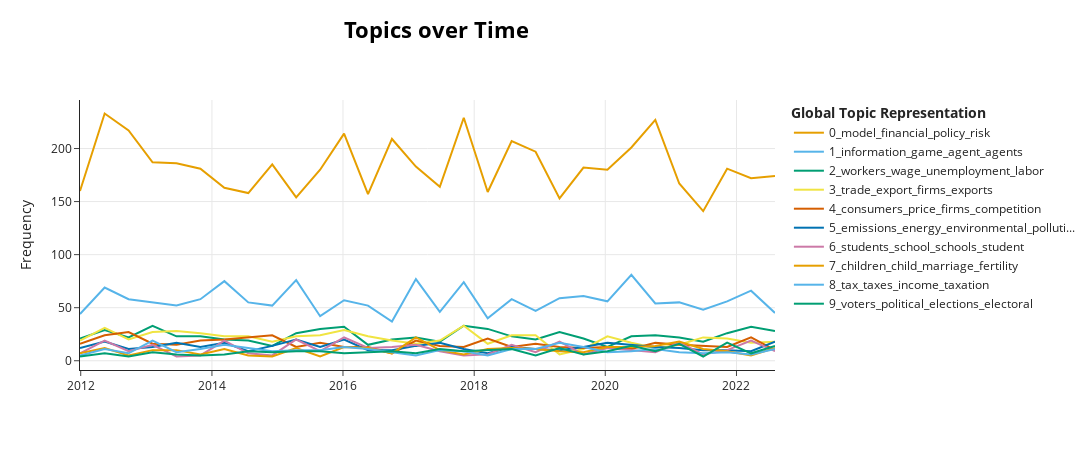

The notebook cell this image was saved under:
### Code cell
topic_model.visualize_topics_over_time(topics_over_time, topics=[0,1,2,3,4,5,6,7,8,9])

### Figure 1 — Plotly figure (JSON) as saved in the notebook; plotly's stock layout.template omitted (floating-point values rounded to 4 significant figures)
{"data": [{"hoverinfo": "text", "hovertext": ["<b>Topic 0</b><br>Words: financial, model, risk, press, oxford", "<b>Topic 0</b><br>Words: financial, model, risk, press, oxford", "<b>Topic 0</b><br>Words: financial, model, risk, paper, stock", "<b>Topic 0</b><br>Words: financial, model, risk, policy, rate", "<b>Topic 0</b><br>Words: model, financial, shocks, risk, market", "<b>Topic 0</b><br>Words: model, financial, volatility, paper, risk", "<b>Topic 0</b><br>Words: model, financial, debt, risk, monetary", "<b>Topic 0</b><br>Words: model, financial, shocks, policy, monetary", "<b>Topic 0</b><br>Words: financial, model, banks, inflation, policy", "<b>Topic 0</b><br>Words: model, financial, risk, inflation, models", "<b>Topic 0</b><br>Words: model, financial, policy, risk, shocks", "<b>Topic 0</b><br>Words: model, financial, policy, debt, shocks", "<b>Topic 0</b><br>Words: financial, banks, model, market, risk", "<b>Topic 0</b><br>Words: financial, model, policy, inflation, debt", "<b>Topic 0</b><br>Words: model, financial, policy, debt, inflation", "<b>Topic 0</b><br>Words: financial, model, banks, shocks, risk", "<b>Topic 0</b><br>Words: model, financial, risk, policy, market", "<b>Topic 0</b><br>Words: financial, model, market, policy, credit", "<b>Topic 0</b><br>Words: model, shocks, policy, monetary, financial", "<b>Topic 0</b><br>Words: model, financial, policy, shocks, rate", "<b>Topic 0</b><br>Words: financial, risk, shocks, model, policy", "<b>Topic 0</b><br>Words: model, risk, debt, financial, policy", "<b>Topic 0</b><br>Words: model, financial, policy, monetary, inflation", "<b>Topic 0</b><br>Words: model, policy, monetary, risk, financial", "<b>Topic 0</b><br>Words: model, financial, policy, shocks, monetary", "<b>Topic 0</b><br>Words: model, financial, policy, market, debt", "<b>Topic 0</b><br>Words: model, policy, financial, bank, banks", "<b>Topic 0</b><br>Words: model, financial, policy, shocks, monetary", "<b>Topic 0</b><br>Words: model, monetary, shocks, policy, banks", "<b>Topic 0</b><br>Words: model, credit, debt, monetary, risk"], "marker": {"color": "#E69F00"}, "mode": "lines", "name": "0_model_financial_policy_risk", "type": "scatter", "x": ["2011-12-27T23:58:33.600000", "2012-05-13T08:48:00", "2012-09-23T17:36:00", "2013-02-04T02:24:00", "2013-06-17T11:12:00", "2013-10-28T20:00:00", "2014-03-11T04:48:00", "2014-07-22T13:36:00", "2014-12-02T22:24:00", "2015-04-15T07:12:00", "2015-08-26T16:00:00", "2016-01-07T00:48:00", "2016-05-19T09:36:00", "2016-09-29T18:24:00", "2017-02-10T03:12:00", "2017-06-23T12:00:00", "2017-11-03T20:48:00", "2018-03-17T05:36:00", "2018-07-28T14:24:00", "2018-12-08T23:12:00", "2019-04-21T08:00:00", "2019-09-01T16:48:00", "2020-01-13T01:36:00", "2020-05-25T10:24:00", "2020-10-05T19:12:00", "2021-02-16T04:00:00", "2021-06-29T12:48:00", "2021-11-09T21:36:00", "2022-03-23T06:24:00", "2022-08-03T15:12:00"], "y": [160, 233, 217, 187, 186, 181, 163, 158, 185, 154, 180, 214, 157, 209, 183, 164, 229, 159, 207, 197, 153, 182, 180, 201, 227, 167, 141, 181, 172, 174]}, {"hoverinfo": "text", "hovertext": ["<b>Topic 1</b><br>Words: games, players, agent, subjects, utility", "<b>Topic 1</b><br>Words: game, information, agents, agent, equilibrium", "<b>Topic 1</b><br>Words: game, agent, players, agents, equilibrium", "<b>Topic 1</b><br>Words: preferences, risk, information, utility, choice", "<b>Topic 1</b><br>Words: theory, utility, game, social, equilibrium", "<b>Topic 1</b><br>Words: agent, game, subjects, choice, equilibrium", "<b>Topic 1</b><br>Words: game, social, behavior, equilibrium, choice", "<b>Topic 1</b><br>Words: utility, agents, preferences, information, risk", "<b>Topic 1</b><br>Words: agent, contract, information, social, behavior", "<b>Topic 1</b><br>Words: subjects, players, game, equilibrium, utility", "<b>Topic 1</b><br>Words: preferences, agents, subjects, social, experiment", "<b>Topic 1</b><br>Words: games, information, players, agents, game", "<b>Topic 1</b><br>Words: agent, game, subjects, players, preferences", "<b>Topic 1</b><br>Words: social, agent, subjects, agents, show", "<b>Topic 1</b><br>Words: agent, information, preferences, auction, players", "<b>Topic 1</b><br>Words: agent, agents, behavior, utility, equilibrium", "<b>Topic 1</b><br>Words: agents, preferences, information, equilibrium, utility", "<b>Topic 1</b><br>Words: risk, subjects, games, game, information", "<b>Topic 1</b><br>Words: agent, preferences, show, information, group", "<b>Topic 1</b><br>Words: information, games, game, agent, equilibrium", "<b>Topic 1</b><br>Words: information, preferences, agents, utility, equilibrium", "<b>Topic 1</b><br>Words: information, experiment, game, show, behavior", "<b>Topic 1</b><br>Words: game, equilibrium, players, agents, information", "<b>Topic 1</b><br>Words: equilibrium, preferences, information, players, social", "<b>Topic 1</b><br>Words: agents, agent, information, social, equilibrium", "<b>Topic 1</b><br>Words: information, agent, agents, preferences, equilibrium", "<b>Topic 1</b><br>Words: information, subjects, game, decision, equilibrium", "<b>Topic 1</b><br>Words: information, agents, agent, auction, equilibrium", "<b>Topic 1</b><br>Words: preferences, show, game, equilibrium, information", "<b>Topic 1</b><br>Words: behavior, preferences, information, subjects, games"], "marker": {"color": "#56B4E9"}, "mode": "lines", "name": "1_information_game_agent_agents", "type": "scatter", "x": ["2011-12-27T23:58:33.600000", "2012-05-13T08:48:00", "2012-09-23T17:36:00", "2013-02-04T02:24:00", "2013-06-17T11:12:00", "2013-10-28T20:00:00", "2014-03-11T04:48:00", "2014-07-22T13:36:00", "2014-12-02T22:24:00", "2015-04-15T07:12:00", "2015-08-26T16:00:00", "2016-01-07T00:48:00", "2016-05-19T09:36:00", "2016-09-29T18:24:00", "2017-02-10T03:12:00", "2017-06-23T12:00:00", "2017-11-03T20:48:00", "2018-03-17T05:36:00", "2018-07-28T14:24:00", "2018-12-08T23:12:00", "2019-04-21T08:00:00", "2019-09-01T16:48:00", "2020-01-13T01:36:00", "2020-05-25T10:24:00", "2020-10-05T19:12:00", "2021-02-16T04:00:00", "2021-06-29T12:48:00", "2021-11-09T21:36:00", "2022-03-23T06:24:00", "2022-08-03T15:12:00"], "y": [44, 69, 58, 55, 52, 58, 75, 55, 52, 76, 42, 57, 52, 37, 77, 46, 74, 40, 58, 47, 59, 61, 56, 81, 54, 55, 48, 56, 66, 45]}, {"hoverinfo": "text", "hovertext": ["<b>Topic 2</b><br>Words: workers, wage, unemployment, labor, wages", "<b>Topic 2</b><br>Words: wage, workers, labor, unemployment, job", "<b>Topic 2</b><br>Words: workers, wage, job, wages, employment", "<b>Topic 2</b><br>Words: wage, workers, labor, job, wages", "<b>Topic 2</b><br>Words: wage, workers, labor, unemployment, wages", "<b>Topic 2</b><br>Words: workers, wage, labor, unemployment, employment", "<b>Topic 2</b><br>Words: wage, workers, labor, unemployment, wages", "<b>Topic 2</b><br>Words: workers, wage, unemployment, job, worker", "<b>Topic 2</b><br>Words: unemployment, workers, wage, search, job", "<b>Topic 2</b><br>Words: workers, unemployment, labor, wage, job", "<b>Topic 2</b><br>Words: labor, workers, unemployment, wage, search", "<b>Topic 2</b><br>Words: wage, unemployment, workers, wages, search", "<b>Topic 2</b><br>Words: unemployment, workers, labor, wage, search", "<b>Topic 2</b><br>Words: unemployment, workers, job, wage, labor", "<b>Topic 2</b><br>Words: wage, workers, labor, unemployment, job", "<b>Topic 2</b><br>Words: labor, workers, wage, unemployment, job", "<b>Topic 2</b><br>Words: workers, unemployment, search, labor, wage", "<b>Topic 2</b><br>Words: unemployment, workers, labor, job, wage", "<b>Topic 2</b><br>Words: wage, workers, job, labor, wages", "<b>Topic 2</b><br>Words: wage, unemployment, labor, employment, workers", "<b>Topic 2</b><br>Words: wage, job, workers, unemployment, employment", "<b>Topic 2</b><br>Words: workers, wage, labor, unemployment, employment", "<b>Topic 2</b><br>Words: workers, wage, employment, unemployment, job", "<b>Topic 2</b><br>Words: workers, wage, unemployment, job, labor", "<b>Topic 2</b><br>Words: unemployment, workers, labor, wage, job", "<b>Topic 2</b><br>Words: wage, workers, job, labor, employment", "<b>Topic 2</b><br>Words: workers, labor, unemployment, wage, employment", "<b>Topic 2</b><br>Words: wage, workers, wages, labor, employment", "<b>Topic 2</b><br>Words: workers, job, unemployment, search, wage", "<b>Topic 2</b><br>Words: labor, workers, wage, job, unemployment"], "marker": {"color": "#009E73"}, "mode": "lines", "name": "2_workers_wage_unemployment_labor", "type": "scatter", "x": ["2011-12-27T23:58:33.600000", "2012-05-13T08:48:00", "2012-09-23T17:36:00", "2013-02-04T02:24:00", "2013-06-17T11:12:00", "2013-10-28T20:00:00", "2014-03-11T04:48:00", "2014-07-22T13:36:00", "2014-12-02T22:24:00", "2015-04-15T07:12:00", "2015-08-26T16:00:00", "2016-01-07T00:48:00", "2016-05-19T09:36:00", "2016-09-29T18:24:00", "2017-02-10T03:12:00", "2017-06-23T12:00:00", "2017-11-03T20:48:00", "2018-03-17T05:36:00", "2018-07-28T14:24:00", "2018-12-08T23:12:00", "2019-04-21T08:00:00", "2019-09-01T16:48:00", "2020-01-13T01:36:00", "2020-05-25T10:24:00", "2020-10-05T19:12:00", "2021-02-16T04:00:00", "2021-06-29T12:48:00", "2021-11-09T21:36:00", "2022-03-23T06:24:00", "2022-08-03T15:12:00"], "y": [21, 29, 22, 33, 23, 23, 20, 19, 14, 26, 30, 32, 15, 20, 22, 18, 33, 30, 23, 20, 27, 21, 13, 23, 24, 22, 18, 26, 32, 28]}, {"hoverinfo": "text", "hovertext": ["<b>Topic 3</b><br>Words: trade, export, firms, exports, countries", "<b>Topic 3</b><br>Words: trade, export, countries, distance, firms", "<b>Topic 3</b><br>Words: trade, tariff, liberalization, firms, export", "<b>Topic 3</b><br>Words: trade, export, import, costs, firms", "<b>Topic 3</b><br>Words: trade, firms, countries, exports, export", "<b>Topic 3</b><br>Words: trade, countries, export, exports, exporters", "<b>Topic 3</b><br>Words: trade, export, firms, exports, countries", "<b>Topic 3</b><br>Words: trade, export, firms, model, exports", "<b>Topic 3</b><br>Words: trade, export, firms, welfare, countries", "<b>Topic 3</b><br>Words: trade, export, firms, exports, countries", "<b>Topic 3</b><br>Words: trade, export, costs, exports, firms", "<b>Topic 3</b><br>Words: trade, export, goods, firms, tariff", "<b>Topic 3</b><br>Words: trade, export, exporters, exports, firms", "<b>Topic 3</b><br>Words: trade, tariff, exports, export, tariffs", "<b>Topic 3</b><br>Words: trade, export, foreign, firms, exports", "<b>Topic 3</b><br>Words: trade, export, tariff, firms, tariffs", "<b>Topic 3</b><br>Words: trade, firms, export, quality, countries", "<b>Topic 3</b><br>Words: trade, ttip, nontariff, export, countries", "<b>Topic 3</b><br>Words: trade, export, firms, exports, countries", "<b>Topic 3</b><br>Words: trade, firms, export, exports, costs", "<b>Topic 3</b><br>Words: trade, quality, export, firm, internet", "<b>Topic 3</b><br>Words: trade, countries, export, firms, firm", "<b>Topic 3</b><br>Words: trade, firms, services, tariffs, exports", "<b>Topic 3</b><br>Words: trade, export, wto, exports, firms", "<b>Topic 3</b><br>Words: trade, export, firms, fdi, ta", "<b>Topic 3</b><br>Words: trade, export, firms, exports, model", "<b>Topic 3</b><br>Words: trade, export, firms, exporting, tariff", "<b>Topic 3</b><br>Words: trade, export, exports, firms, countries", "<b>Topic 3</b><br>Words: trade, firms, export, costs, tpu", "<b>Topic 3</b><br>Words: trade, export, products, firms, countries"], "marker": {"color": "#F0E442"}, "mode": "lines", "name": "3_trade_export_firms_exports", "type": "scatter", "x": ["2011-12-27T23:58:33.600000", "2012-05-13T08:48:00", "2012-09-23T17:36:00", "2013-02-04T02:24:00", "2013-06-17T11:12:00", "2013-10-28T20:00:00", "2014-03-11T04:48:00", "2014-07-22T13:36:00", "2014-12-02T22:24:00", "2015-04-15T07:12:00", "2015-08-26T16:00:00", "2016-01-07T00:48:00", "2016-05-19T09:36:00", "2016-09-29T18:24:00", "2017-02-10T03:12:00", "2017-06-23T12:00:00", "2017-11-03T20:48:00", "2018-03-17T05:36:00", "2018-07-28T14:24:00", "2018-12-08T23:12:00", "2019-04-21T08:00:00", "2019-09-01T16:48:00", "2020-01-13T01:36:00", "2020-05-25T10:24:00", "2020-10-05T19:12:00", "2021-02-16T04:00:00", "2021-06-29T12:48:00", "2021-11-09T21:36:00", "2022-03-23T06:24:00", "2022-08-03T15:12:00"], "y": [19, 31, 20, 27, 28, 26, 23, 23, 18, 23, 24, 29, 23, 19, 16, 19, 33, 16, 24, 24, 6, 11, 23, 17, 12, 15, 22, 21, 17, 18]}, {"hoverinfo": "text", "hovertext": ["<b>Topic 4</b><br>Words: price, consumers, consumer, product, demand", "<b>Topic 4</b><br>Words: consumers, price, firms, equilibrium, prices", "<b>Topic 4</b><br>Words: merger, firms, competition, price, manufacturer", "<b>Topic 4</b><br>Words: consumers, demand, firms, mergers, firm", "<b>Topic 4</b><br>Words: piracy, customers, customization, competition, firms", "<b>Topic 4</b><br>Words: price, manufacturer, retailers, consumers, firms", "<b>Topic 4</b><br>Words: price, competition, consumers, transshipment, firms", "<b>Topic 4</b><br>Words: consumers, firms, price, market, cartel", "<b>Topic 4</b><br>Words: consumers, price, prices, firms, competition", "<b>Topic 4</b><br>Words: privatization, consumer, consumers, price, prices", "<b>Topic 4</b><br>Words: consumers, market, price, firms, competition", "<b>Topic 4</b><br>Words: consumers, price, quality, market, firms", "<b>Topic 4</b><br>Words: price, consumers, competition, market, exclusive", "<b>Topic 4</b><br>Words: pirate, attacks, vertical, unsuccessful, financialmarket", "<b>Topic 4</b><br>Words: consumers, product, products, market, firms", "<b>Topic 4</b><br>Words: merger, consumers, price, search, firms", "<b>Topic 4</b><br>Words: consumers, competition, advertising, market, price", "<b>Topic 4</b><br>Words: competition, product, price, prices, entry", "<b>Topic 4</b><br>Words: price, ancillary, competition, consumers, good", "<b>Topic 4</b><br>Words: price, firms, consumers, firm, downstream", "<b>Topic 4</b><br>Words: consumers, cartels, search, competition, market", "<b>Topic 4</b><br>Words: price, dos, buyer, flash, mergers", "<b>Topic 4</b><br>Words: consumer, price, firms, beliefs, firm", "<b>Topic 4</b><br>Words: vertical, consumers, platform, firm, restaurants", "<b>Topic 4</b><br>Words: consumers, price, collusion, platform, mergers", "<b>Topic 4</b><br>Words: consumers, price, equilibrium, firms, seller", "<b>Topic 4</b><br>Words: price, consumers, dealers, firms, consumer", "<b>Topic 4</b><br>Words: consumers, competition, firms, price, consumer", "<b>Topic 4</b><br>Words: consumers, welfare, competition, market, price", "<b>Topic 4</b><br>Words: compatibility, acquirer, price, product, mergers"], "marker": {"color": "#D55E00"}, "mode": "lines", "name": "4_consumers_price_firms_competition", "type": "scatter", "x": ["2011-12-27T23:58:33.600000", "2012-05-13T08:48:00", "2012-09-23T17:36:00", "2013-02-04T02:24:00", "2013-06-17T11:12:00", "2013-10-28T20:00:00", "2014-03-11T04:48:00", "2014-07-22T13:36:00", "2014-12-02T22:24:00", "2015-04-15T07:12:00", "2015-08-26T16:00:00", "2016-01-07T00:48:00", "2016-05-19T09:36:00", "2016-09-29T18:24:00", "2017-02-10T03:12:00", "2017-06-23T12:00:00", "2017-11-03T20:48:00", "2018-03-17T05:36:00", "2018-07-28T14:24:00", "2018-12-08T23:12:00", "2019-04-21T08:00:00", "2019-09-01T16:48:00", "2020-01-13T01:36:00", "2020-05-25T10:24:00", "2020-10-05T19:12:00", "2021-02-16T04:00:00", "2021-06-29T12:48:00", "2021-11-09T21:36:00", "2022-03-23T06:24:00", "2022-08-03T15:12:00"], "y": [16, 24, 27, 16, 15, 19, 20, 22, 24, 13, 17, 13, 13, 7, 19, 14, 13, 21, 13, 16, 13, 12, 13, 11, 17, 15, 14, 13, 22, 10]}, {"hoverinfo": "text", "hovertext": ["<b>Topic 5</b><br>Words: emissions, pollution, energy, mortality, environmental", "<b>Topic 5</b><br>Words: electricity, energy, emissions, environmental, nuclear", "<b>Topic 5</b><br>Words: emissions, energy, vehicle, environmental, deforestation", "<b>Topic 5</b><br>Words: emissions, environmental, gas, leakage, pollution", "<b>Topic 5</b><br>Words: emissions, energy, environmental, carbon, co2", "<b>Topic 5</b><br>Words: energy, environmental, emissions, nonrenewable, emission", "<b>Topic 5</b><br>Words: emissions, energy, carbon, climate, pollution", "<b>Topic 5</b><br>Words: pollution, environmental, air, emissions, water", "<b>Topic 5</b><br>Words: energy, environmental, emissions, carbon, coal", "<b>Topic 5</b><br>Words: energy, environmental, pollution, electricity, carbon", "<b>Topic 5</b><br>Words: energy, pollution, environmental, emissions, carbon", "<b>Topic 5</b><br>Words: emissions, environmental, energy, carbon, pollution", "<b>Topic 5</b><br>Words: environmental, electricity, energy, diesel, emissions", "<b>Topic 5</b><br>Words: environmental, carbon, sustainable, climate, energy", "<b>Topic 5</b><br>Words: energy, emissions, pollution, environmental, fossil", "<b>Topic 5</b><br>Words: energy, emissions, environmental, carbon, electricity", "<b>Topic 5</b><br>Words: energy, carbon, emissions, conservation, environmental", "<b>Topic 5</b><br>Words: environmental, pollution, emissions, ecs, energy", "<b>Topic 5</b><br>Words: energy, emissions, pollution, environmental, climate", "<b>Topic 5</b><br>Words: energy, carbon, emissions, pollution, environmental", "<b>Topic 5</b><br>Words: pollution, environmental, air, carbon, emissions", "<b>Topic 5</b><br>Words: emissions, carbon, energy, environmental, pollution", "<b>Topic 5</b><br>Words: environmental, emissions, energy, carbon, pollution", "<b>Topic 5</b><br>Words: pollution, electricity, emissions, environmental, air", "<b>Topic 5</b><br>Words: environmental, emissions, fuel, pollution, energy", "<b>Topic 5</b><br>Words: environmental, emissions, pollution, energy, gpgs", "<b>Topic 5</b><br>Words: emissions, environmental, carbon, eip, pollution", "<b>Topic 5</b><br>Words: emissions, pollution, environmental, carbon, energy", "<b>Topic 5</b><br>Words: electricity, environmental, agreements, wetland, investments", "<b>Topic 5</b><br>Words: emissions, carbon, energy, pollution, environmental"], "marker": {"color": "#0072B2"}, "mode": "lines", "name": "5_emissions_energy_environmental_polluti...", "type": "scatter", "x": ["2011-12-27T23:58:33.600000", "2012-05-13T08:48:00", "2012-09-23T17:36:00", "2013-02-04T02:24:00", "2013-06-17T11:12:00", "2013-10-28T20:00:00", "2014-03-11T04:48:00", "2014-07-22T13:36:00", "2014-12-02T22:24:00", "2015-04-15T07:12:00", "2015-08-26T16:00:00", "2016-01-07T00:48:00", "2016-05-19T09:36:00", "2016-09-29T18:24:00", "2017-02-10T03:12:00", "2017-06-23T12:00:00", "2017-11-03T20:48:00", "2018-03-17T05:36:00", "2018-07-28T14:24:00", "2018-12-08T23:12:00", "2019-04-21T08:00:00", "2019-09-01T16:48:00", "2020-01-13T01:36:00", "2020-05-25T10:24:00", "2020-10-05T19:12:00", "2021-02-16T04:00:00", "2021-06-29T12:48:00", "2021-11-09T21:36:00", "2022-03-23T06:24:00", "2022-08-03T15:12:00"], "y": [12, 18, 11, 13, 17, 13, 17, 9, 14, 20, 13, 20, 10, 10, 14, 17, 11, 7, 13, 11, 10, 13, 17, 15, 13, 12, 10, 10, 9, 18]}, {"hoverinfo": "text", "hovertext": ["<b>Topic 6</b><br>Words: school, bolsa, grades, grade, students", "<b>Topic 6</b><br>Words: students, school, schools, student, education", "<b>Topic 6</b><br>Words: teachers, school, student, students, schools", "<b>Topic 6</b><br>Words: school, students, schools, education, college", "<b>Topic 6</b><br>Words: school, students, autonomy, ites, student", "<b>Topic 6</b><br>Words: school, schools, students, scores, cronyism", "<b>Topic 6</b><br>Words: students, school, education, schools, college", "<b>Topic 6</b><br>Words: students, college, student, teachers, va", "<b>Topic 6</b><br>Words: students, school, schools, ecfa, treatment", "<b>Topic 6</b><br>Words: students, school, schools, education, student", "<b>Topic 6</b><br>Words: students, student, school, education, schools", "<b>Topic 6</b><br>Words: students, school, student, schools, college", "<b>Topic 6</b><br>Words: students, school, schools, college, education", "<b>Topic 6</b><br>Words: students, school, schools, education, college", "<b>Topic 6</b><br>Words: students, school, schools, college, achievement", "<b>Topic 6</b><br>Words: students, school, admission, schools, teachers", "<b>Topic 6</b><br>Words: school, students, teachers, student, education", "<b>Topic 6</b><br>Words: students, schools, preschools, school, teacher", "<b>Topic 6</b><br>Words: school, student, students, schools, teachers", "<b>Topic 6</b><br>Words: students, school, schools, student, college", "<b>Topic 6</b><br>Words: students, school, schools, education, achievement", "<b>Topic 6</b><br>Words: education, tuition, students, school, aspirations", "<b>Topic 6</b><br>Words: school, students, schools, student, college", "<b>Topic 6</b><br>Words: students, school, schools, program, education", "<b>Topic 6</b><br>Words: school, college, choice, schools, education", "<b>Topic 6</b><br>Words: students, college, schools, school, education", "<b>Topic 6</b><br>Words: school, students, universities, colleges, verbal", "<b>Topic 6</b><br>Words: students, schools, school, applicants, urm", "<b>Topic 6</b><br>Words: students, school, schools, college, student", "<b>Topic 6</b><br>Words: students, school, aspirations, schools, college"], "marker": {"color": "#CC79A7"}, "mode": "lines", "name": "6_students_school_schools_student", "type": "scatter", "x": ["2011-12-27T23:58:33.600000", "2012-05-13T08:48:00", "2012-09-23T17:36:00", "2013-02-04T02:24:00", "2013-06-17T11:12:00", "2013-10-28T20:00:00", "2014-03-11T04:48:00", "2014-07-22T13:36:00", "2014-12-02T22:24:00", "2015-04-15T07:12:00", "2015-08-26T16:00:00", "2016-01-07T00:48:00", "2016-05-19T09:36:00", "2016-09-29T18:24:00", "2017-02-10T03:12:00", "2017-06-23T12:00:00", "2017-11-03T20:48:00", "2018-03-17T05:36:00", "2018-07-28T14:24:00", "2018-12-08T23:12:00", "2019-04-21T08:00:00", "2019-09-01T16:48:00", "2020-01-13T01:36:00", "2020-05-25T10:24:00", "2020-10-05T19:12:00", "2021-02-16T04:00:00", "2021-06-29T12:48:00", "2021-11-09T21:36:00", "2022-03-23T06:24:00", "2022-08-03T15:12:00"], "y": [7, 19, 9, 15, 4, 5, 19, 7, 5, 20, 9, 22, 12, 13, 15, 9, 5, 6, 15, 8, 18, 6, 12, 10, 8, 17, 6, 10, 19, 9]}, {"hoverinfo": "text", "hovertext": ["<b>Topic 7</b><br>Words: children, famine, pill, women, schooling", "<b>Topic 7</b><br>Words: child, children, fertility, labor, women", "<b>Topic 7</b><br>Words: height, cadre, premium, children, college", "<b>Topic 7</b><br>Words: fertility, child, children, health, birth", "<b>Topic 7</b><br>Words: marriage, sisters, child, children, schooling", "<b>Topic 7</b><br>Words: child, children, marriage, schooling, parents", "<b>Topic 7</b><br>Words: children, birth, ocp, women, fertility", "<b>Topic 7</b><br>Words: lefties, infant, righties, children, child", "<b>Topic 7</b><br>Words: adult, children, leave, birth, ages", "<b>Topic 7</b><br>Words: children, marriage, family, women, child", "<b>Topic 7</b><br>Words: fgc, women, health, children, child", "<b>Topic 7</b><br>Words: fertility, marriage, children, women, birth", "<b>Topic 7</b><br>Words: children, child, marriage, women, fertility", "<b>Topic 7</b><br>Words: children, child, cognition, fertility, investments", "<b>Topic 7</b><br>Words: marriage, children, fertility, child, mothers", "<b>Topic 7</b><br>Words: child, fertility, children, birth, onechild", "<b>Topic 7</b><br>Words: women, child, fertility, children, family", "<b>Topic 7</b><br>Words: children, birth, wealth, fertility, childhood", "<b>Topic 7</b><br>Words: fertility, marriage, child, children, daughters", "<b>Topic 7</b><br>Words: women, children, birth, marriage, sex", "<b>Topic 7</b><br>Words: marriage, children, child, women, health", "<b>Topic 7</b><br>Words: women, married, marriage, unmarried, child", "<b>Topic 7</b><br>Words: children, marriage, women, fertility, child", "<b>Topic 7</b><br>Words: child, children, marriage, labor, fertility", "<b>Topic 7</b><br>Words: fertility, child, children, marriage, women", "<b>Topic 7</b><br>Words: children, parents, marriage, women, child", "<b>Topic 7</b><br>Words: marriage, women, fertility, children, leave", "<b>Topic 7</b><br>Words: children, bmi, marriage, child, women", "<b>Topic 7</b><br>Words: fertility, marriage, pupils, program, children", "<b>Topic 7</b><br>Words: children, parenting, child, women, birth"], "marker": {"color": "#E69F00"}, "mode": "lines", "name": "7_children_child_marriage_fertility", "type": "scatter", "x": ["2011-12-27T23:58:33.600000", "2012-05-13T08:48:00", "2012-09-23T17:36:00", "2013-02-04T02:24:00", "2013-06-17T11:12:00", "2013-10-28T20:00:00", "2014-03-11T04:48:00", "2014-07-22T13:36:00", "2014-12-02T22:24:00", "2015-04-15T07:12:00", "2015-08-26T16:00:00", "2016-01-07T00:48:00", "2016-05-19T09:36:00", "2016-09-29T18:24:00", "2017-02-10T03:12:00", "2017-06-23T12:00:00", "2017-11-03T20:48:00", "2018-03-17T05:36:00", "2018-07-28T14:24:00", "2018-12-08T23:12:00", "2019-04-21T08:00:00", "2019-09-01T16:48:00", "2020-01-13T01:36:00", "2020-05-25T10:24:00", "2020-10-05T19:12:00", "2021-02-16T04:00:00", "2021-06-29T12:48:00", "2021-11-09T21:36:00", "2022-03-23T06:24:00", "2022-08-03T15:12:00"], "y": [7, 12, 5, 10, 10, 6, 11, 5, 4, 12, 4, 13, 12, 7, 22, 10, 6, 11, 12, 11, 9, 8, 13, 13, 14, 18, 11, 9, 5, 12]}, {"hoverinfo": "text", "hovertext": ["<b>Topic 8</b><br>Words: tax, mcf, taxes, system, income", "<b>Topic 8</b><br>Words: tax, taxation, taxes, capital, corporate", "<b>Topic 8</b><br>Words: tax, capital, cuts, income, labor", "<b>Topic 8</b><br>Words: tax, taxes, income, taxation, optimal", "<b>Topic 8</b><br>Words: tax, babs, inheritance, optimal, municipalities", "<b>Topic 8</b><br>Words: tax, taxes, income, capital, ssa", "<b>Topic 8</b><br>Words: tax, taxes, income, evasion, taxation", "<b>Topic 8</b><br>Words: tax, taxation, evasion, compliance, taxes", "<b>Topic 8</b><br>Words: tax, avoidance, optimal, taxes, distress", "<b>Topic 8</b><br>Words: tax, taxation, taxes, capital, havens", "<b>Topic 8</b><br>Words: tax, evasion, taxes, capital, losses", "<b>Topic 8</b><br>Words: tax, taxes, evasion, income, revenue", "<b>Topic 8</b><br>Words: tax, taxation, taxes, income, rentseeking", "<b>Topic 8</b><br>Words: tax, inventors, rates, taxes, taxation", "<b>Topic 8</b><br>Words: tax, fd, superstar, externalities, taxes", "<b>Topic 8</b><br>Words: tax, taxation, taxes, professions, investment", "<b>Topic 8</b><br>Words: tax, taxes, income, proposals, optimal", "<b>Topic 8</b><br>Words: tax, taxation, taxpayers, commuting, optimal", "<b>Topic 8</b><br>Words: tax, income, revenue, taxation, capital", "<b>Topic 8</b><br>Words: tax, taxes, income, evasion, taxation", "<b>Topic 8</b><br>Words: tax, taxes, income, taxation, sugarsweetened", "<b>Topic 8</b><br>Words: tax, taxes, capital, optimal, taxation", "<b>Topic 8</b><br>Words: tax, taxes, evasion, capital, income", "<b>Topic 8</b><br>Words: tax, taxation, taxes, capital, income", "<b>Topic 8</b><br>Words: tax, taxes, income, compliance, capital", "<b>Topic 8</b><br>Words: tax, income, taxation, taxes, taxable", "<b>Topic 8</b><br>Words: tax, taxes, relabeling, payroll, airbnb", "<b>Topic 8</b><br>Words: tax, taxes, income, corporate, optimal", "<b>Topic 8</b><br>Words: tax, input, public, floor, labor", "<b>Topic 8</b><br>Words: tax, taxes, income, taxation, capital"], "marker": {"color": "#56B4E9"}, "mode": "lines", "name": "8_tax_taxes_income_taxation", "type": "scatter", "x": ["2011-12-27T23:58:33.600000", "2012-05-13T08:48:00", "2012-09-23T17:36:00", "2013-02-04T02:24:00", "2013-06-17T11:12:00", "2013-10-28T20:00:00", "2014-03-11T04:48:00", "2014-07-22T13:36:00", "2014-12-02T22:24:00", "2015-04-15T07:12:00", "2015-08-26T16:00:00", "2016-01-07T00:48:00", "2016-05-19T09:36:00", "2016-09-29T18:24:00", "2017-02-10T03:12:00", "2017-06-23T12:00:00", "2017-11-03T20:48:00", "2018-03-17T05:36:00", "2018-07-28T14:24:00", "2018-12-08T23:12:00", "2019-04-21T08:00:00", "2019-09-01T16:48:00", "2020-01-13T01:36:00", "2020-05-25T10:24:00", "2020-10-05T19:12:00", "2021-02-16T04:00:00", "2021-06-29T12:48:00", "2021-11-09T21:36:00", "2022-03-23T06:24:00", "2022-08-03T15:12:00"], "y": [5, 11, 7, 19, 8, 11, 15, 12, 9, 10, 10, 13, 11, 8, 5, 10, 9, 5, 11, 11, 17, 13, 8, 9, 11, 8, 7, 8, 6, 11]}, {"hoverinfo": "text", "hovertext": ["<b>Topic 9</b><br>Words: issues, voters, voting, elections, voter", "<b>Topic 9</b><br>Words: political, parties, party, funding, slant", "<b>Topic 9</b><br>Words: bodies, voters, voting, expressive, deliberation", "<b>Topic 9</b><br>Words: voting, voter, voters, politicians, runoff", "<b>Topic 9</b><br>Words: political, elections, reelection, municipal, norms", "<b>Topic 9</b><br>Words: candidates, political, voter, voters, electoral", "<b>Topic 9</b><br>Words: political, accountability, nvs, citizens, voters", "<b>Topic 9</b><br>Words: lobbying, political, politicians, senators, party", "<b>Topic 9</b><br>Words: voters, political, newspapers, politicians, voter", "<b>Topic 9</b><br>Words: voters, political, information, voting, politicians", "<b>Topic 9</b><br>Words: political, voters, advocacy, candidates, elections", "<b>Topic 9</b><br>Words: lobbying, voters, locals, political, career", "<b>Topic 9</b><br>Words: elections, candidates, mayors, voters, electoral", "<b>Topic 9</b><br>Words: voters, voting, media, reach, referenda", "<b>Topic 9</b><br>Words: political, turnout, electoral, election, information", "<b>Topic 9</b><br>Words: politicians, elections, political, party, electoral", "<b>Topic 9</b><br>Words: voters, political, party, electoral, mayors", "<b>Topic 9</b><br>Words: voters, voting, elections, vote, political", "<b>Topic 9</b><br>Words: political, legislators, voters, elections, vote", "<b>Topic 9</b><br>Words: cadenas, party, elections, parties, voters", "<b>Topic 9</b><br>Words: voters, turnout, protest, political, populist", "<b>Topic 9</b><br>Words: parties, voters, electoral, accused, government", "<b>Topic 9</b><br>Words: elections, turnout, party, political, state", "<b>Topic 9</b><br>Words: polarization, political, voters, election, party", "<b>Topic 9</b><br>Words: political, vote, voters, media, elections", "<b>Topic 9</b><br>Words: voters, political, electoral, vote, elections", "<b>Topic 9</b><br>Words: shootings, bots, media, mass, political", "<b>Topic 9</b><br>Words: political, voters, vote, recycling, party", "<b>Topic 9</b><br>Words: voters, competence, transparency, candidates, political", "<b>Topic 9</b><br>Words: voters, political, elections, media, voter"], "marker": {"color": "#009E73"}, "mode": "lines", "name": "9_voters_political_elections_electoral", "type": "scatter", "x": ["2011-12-27T23:58:33.600000", "2012-05-13T08:48:00", "2012-09-23T17:36:00", "2013-02-04T02:24:00", "2013-06-17T11:12:00", "2013-10-28T20:00:00", "2014-03-11T04:48:00", "2014-07-22T13:36:00", "2014-12-02T22:24:00", "2015-04-15T07:12:00", "2015-08-26T16:00:00", "2016-01-07T00:48:00", "2016-05-19T09:36:00", "2016-09-29T18:24:00", "2017-02-10T03:12:00", "2017-06-23T12:00:00", "2017-11-03T20:48:00", "2018-03-17T05:36:00", "2018-07-28T14:24:00", "2018-12-08T23:12:00", "2019-04-21T08:00:00", "2019-09-01T16:48:00", "2020-01-13T01:36:00", "2020-05-25T10:24:00", "2020-10-05T19:12:00", "2021-02-16T04:00:00", "2021-06-29T12:48:00", "2021-11-09T21:36:00", "2022-03-23T06:24:00", "2022-08-03T15:12:00"], "y": [4, 7, 4, 8, 6, 5, 6, 9, 8, 9, 9, 7, 8, 9, 7, 11, 9, 10, 11, 5, 12, 6, 9, 14, 9, 16, 4, 17, 7, 14]}], "layout": {"height": 450, "hoverlabel": {"bgcolor": "white", "font": {"family": "Rockwell", "size": 16}}, "legend": {"title": {"text": "<b>Global Topic Representation"}}, "title": {"font": {"color": "Black", "size": 22}, "text": "<b>Topics over Time</b>", "x": 0.4, "xanchor": "center", "y": 0.95, "yanchor": "top"}, "width": 1250, "xaxis": {"showgrid": true}, "yaxis": {"showgrid": true, "title": {"text": "Frequency"}}}}
